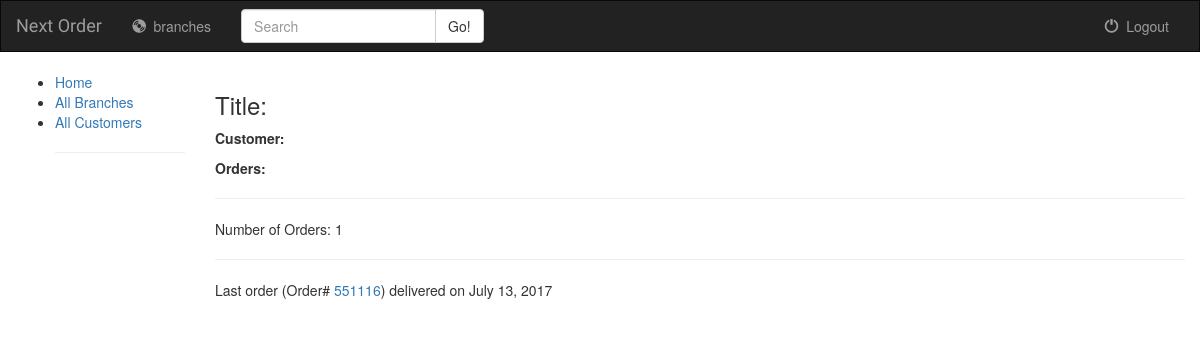
The app's page /nextorder/customer/56422224 with its own data.
### nextorder/models.py (models this page shows, shortened)
class Order(models.Model):
    order_number = models.IntegerField(primary_key=True, null=False) # Primary Key
    customer = models.ForeignKey(Customer, blank=True, null=True)
    order_branch = models.ForeignKey(Branch, blank=True, null=True)
    order_date = models.DateField( blank=True, null=True)
    delivery_date = models.DateField(blank=True, null=True)
    payment_total = models.FloatField(null=True)
    payment_advance = models.FloatField(null=True)
    payment_balance = models.FloatField(null=True)
    class Meta:
        ordering = ['-delivery_date']
    def __str__(self):
        return '%s' % (self.order_number)

class Customer(models.Model):
    phone_number = models.IntegerField(primary_key=True, null=False)
    last_name = models.CharField(max_length = 100, blank=True)
    first_name = models.CharField(max_length = 100, blank=True)
    age = models.IntegerField(null=True)
    email = models.EmailField(blank=True)
    address = models.CharField(max_length = 250, blank=True)
    class Meta:
        ordering = ['first_name']
    def __str__(self):
        return '%s' % (self.first_name)

### nextorder/views.py (the view)
# urls.py: url(r'customer/(?P<pk>\d+)$', views.CustomerDetailView.as_view(), name='customer-detail'),
class CustomerDetailView(generic.DetailView):
    model = Customer

### nextorder/templates/nextorder/customer_detail.html
{% extends "base_generic.html" %}
{% block content %}
  <h3>Title: {{ customer }}</h3>
  <p><strong>Customer:</strong> {{ customer }}</p>
  <p><strong>Orders:</strong>
    {% for order in customer.order_set.all %}
        <hr>
            Number of Orders: {{ customer.order_set.count }}
        <hr>
            Last order (Order# <a href="{% url 'order-detail' order.pk %}"> {{ order }}</a>) delivered on {{order.delivery_date}}
    {% endfor %}
    </p>
{% endblock %}

### nextorder/static/nextorder/style.css (style rules this page uses)
body { background: white url("images/background.png"); }

### records on screen
Order: order_number "551116", delivery_date "July 13, 2017"
Customer: order_set.count "1"
